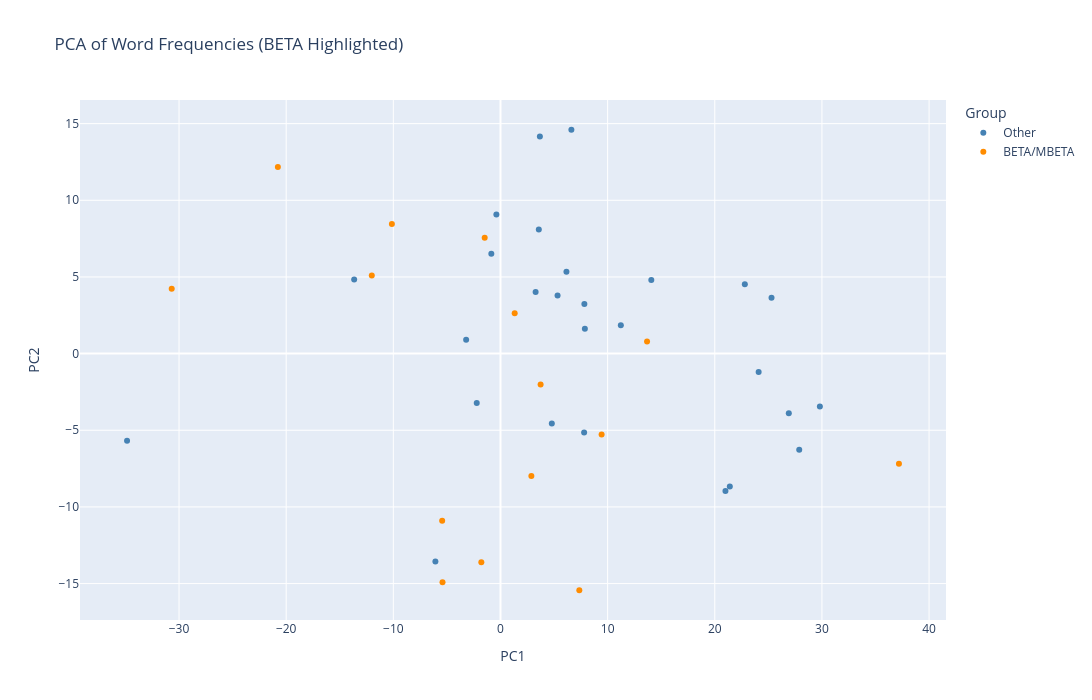

Notebook source saved alongside this figure:
### Code cell
def filter_outliers(pca_df, z_thresh=1.5, verbose=True):
    # Compute absolute z-scores
    z_scores = ((pca_df - pca_df.mean()) / pca_df.std()).abs()
    
    # Keep only rows where ALL z-scores < threshold
    keep_mask = (z_scores < z_thresh).all(axis=1)
    
    # Print excluded (outlier) texts
    if verbose:
        excluded = pca_df[~keep_mask]
        print(f"{len(excluded)} texts excluded as outliers (z_thresh = {z_thresh}):")
        for name in excluded.index:
            print(f" - {name}")

    return pca_df[keep_mask]


pca_df_zoom = filter_outliers(pca_df, z_thresh=1.5)
plot_pca(pca_df_zoom, annotate=True, save_path="pca_zoom_beta_highlighted.png")

### Figure 1 — Plotly figure (JSON) as saved in the notebook; plotly's stock layout.template omitted (floating-point values rounded to 4 significant figures)
{"data": [{"customdata": [["AldThe17"], ["AndAll16"], ["AtwOry03"], ["AtwThe85"], ["BazTen17"], ["BraThe24"], ["ButPar93"], ["ChaAPs21"], ["ClaPir20"], ["CroDar16"], ["EggThe13"], ["ElgNat84"], ["GibNeu84"], ["HarOrb24"], ["IshKla21"], ["JamThe92"], ["LalThe25"], ["LeGThe74"], ["LowThe93"], ["MaSev18"], ["ManSea22"], ["ManSta14"], ["McCThe06"], ["OgaThe94"], ["RobThe20"], ["SarBli95"], ["VanAnn14"]], "hovertemplate": "<b>%{hovertext}</b><br><br>Group=Other<br>PC1=%{x}<br>PC2=%{y}<br>Label=%{customdata[0]}<extra></extra>", "hovertext": ["Alderman_ThePower_2017", "Anders_AllTheBirdsintheSky_2016", "Atwood_OryxandCrake_2003", "Atwood_TheHandmaidsTale_1985", "Bazterrica_TenderistheFlesAgustina_2017", "Bradley_TheMinestryofTime_2024", "Butler_ParableoftheSower_1993", "Chambers_APsalmfortheWild-Built_2021", "Clarke_Piranesi_2020", "Crouch_DarkMatter_2016", "Eggers_TheCircle_2013", "Elgin_NativeTongue_1984", "Gibson_Neuromancer_1984", "Harvey_Orbital_2024", "Ishiguro_Klara_2021", "James_TheChildrenofMen_1992", "Lalami_TheDreamHotel_2025", "LeGuin_TheDispossesed_1974", "Lowry_TheGiver_1993", "Ma_Severance_2018", "Mandel_SeaofTranquility_2022", "Mandel_StationEleven_2014", "McCarthy_TheRoad_2006", "Ogawa_TheMemoryPolice_1994", "Robinson_TheMinistryfortheFuture_2020", "Saramago_Blindness_1995", "Vandermeer_Annihilation_2014"], "legendgroup": "Other", "marker": {"color": "steelblue", "symbol": "circle"}, "mode": "markers", "name": "Other", "orientation": "v", "showlegend": true, "text": ["AldThe17", "AndAll16", "AtwOry03", "AtwThe85", "BazTen17", "BenTim80", "BraThe24", "ButPar93", "ChaAPs21", "ChiExh19", "ChiThe98", "CixThr14", "ClaPir20", "CroDar16", "EgaDia97", "EgaPer94", "EggThe13", "ElgNat84", "GibNeu84", "HarOrb24", "IshKla21", "JamThe92", "LalThe25", "LeGThe74", "LowThe93", "MaSev18", "ManSea22", "ManSta14", "McCThe06", "MunDar07", "NaaNex12", "NeuSle16", "NivThe74", "OgaThe94", "PowBew21", "RobThe20", "SagCon85", "SarBli95", "VanAnn14", "WatBli07", "WeiPro21", "WeiThe11"], "textposition": "top right", "type": "scatter", "x": [3.674, -0.8552, 5.327, 6.155, 25.3, 7.827, -0.3822, 29.81, 21.4, 6.617, -13.66, -2.217, 14.07, 27.88, 4.791, 7.805, 3.576, -3.205, 26.91, 11.23, 24.09, 3.279, 22.8, 7.874, -34.85, -6.075, 21.0], "xaxis": "x", "y": [14.15, 6.51, 3.797, 5.338, 3.647, 3.241, 9.071, -3.45, -8.667, 14.6, 4.837, -3.218, 4.802, -6.277, -4.552, -5.141, 8.088, 0.8963, -3.896, 1.849, -1.197, 4.018, 4.53, 1.627, -5.679, -13.56, -8.958], "yaxis": "y"}, {"customdata": [["BenTim80"], ["ChiExh19"], ["ChiThe98"], ["CixThr14"], ["EgaDia97"], ["EgaPer94"], ["MunDar07"], ["NaaNex12"], ["NeuSle16"], ["NivThe74"], ["PowBew21"], ["SagCon85"], ["WatBli07"], ["WeiPro21"], ["WeiThe11"]], "hovertemplate": "<b>%{hovertext}</b><br><br>Group=BETA/MBETA<br>PC1=%{x}<br>PC2=%{y}<br>Label=%{customdata[0]}<extra></extra>", "hovertext": ["Benford_Timescape_1980_BETA", "Chiang_Exhalation_2019_BETA", "Chiang_TheStoryOfYourLife_1998_BETA", "Cixin_ThreeBodyProblem_2014_BETA", "Egan_Diaspora_1997_BETA", "Egan_PermutationCity_1994_BETA", "Munteanu_DarwinsParadox_2007_BETA", "Naam_Nexus_2012_BETA", "Neuvel_SleepingGiants_2016_MBETA", "Niven_ThemoteinGodseye_1974_MBETA", "Powers_Bewilderment_2021_MBETA", "Sagan_Contact_1985_BETA", "Watts_Blindsight_2007_BETA", "Weir_Project_2021_BETA", "Weir_TheMartian_2011_BETA"], "legendgroup": "BETA/MBETA", "marker": {"color": "darkorange", "symbol": "circle"}, "mode": "markers", "name": "BETA/MBETA", "orientation": "v", "showlegend": true, "text": ["AldThe17", "AndAll16", "AtwOry03", "AtwThe85", "BazTen17", "BenTim80", "BraThe24", "ButPar93", "ChaAPs21", "ChiExh19", "ChiThe98", "CixThr14", "ClaPir20", "CroDar16", "EgaDia97", "EgaPer94", "EggThe13", "ElgNat84", "GibNeu84", "HarOrb24", "IshKla21", "JamThe92", "LalThe25", "LeGThe74", "LowThe93", "MaSev18", "ManSea22", "ManSta14", "McCThe06", "MunDar07", "NaaNex12", "NeuSle16", "NivThe74", "OgaThe94", "PowBew21", "RobThe20", "SagCon85", "SarBli95", "VanAnn14", "WatBli07", "WeiPro21", "WeiThe11"], "textposition": "top right", "type": "scatter", "x": [-12.01, 2.881, 37.19, -5.443, 7.358, -1.787, -1.475, -10.14, 9.436, -30.68, 13.68, -5.411, 3.743, -20.78, 1.326], "xaxis": "x", "y": [5.094, -7.977, -7.187, -10.9, -15.44, -13.61, 7.554, 8.448, -5.283, 4.236, 0.7938, -14.92, -2.017, 12.18, 2.627], "yaxis": "y"}], "layout": {"height": 700, "legend": {"title": {"text": "Group"}, "tracegroupgap": 0}, "title": {"text": "PCA of Word Frequencies (BETA Highlighted)"}, "width": 1200, "xaxis": {"anchor": "y", "domain": [0, 1], "title": {"text": "PC1"}}, "yaxis": {"anchor": "x", "domain": [0, 1], "title": {"text": "PC2"}}}}
